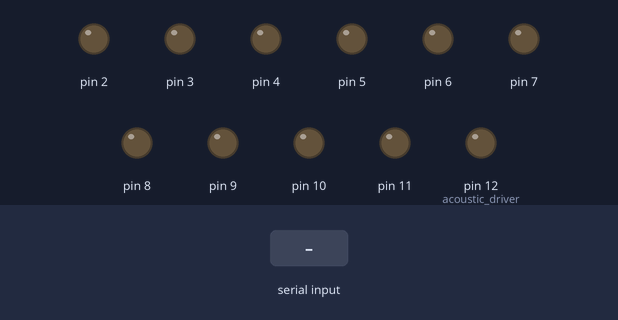
Bench run of a sketch on a simulated Arduino Uno, built with avr-gcc and run on an emulated ATmega328P. Parts: output pins drawn as LEDs (lit = HIGH). The inputs (shaded band) are chosen by the test bench. What the sketch prints to the serial monitor is not drawn.

Above: at 1.2 s.
1.3 s: "E90\n" received over Serial
At 1.7 s:
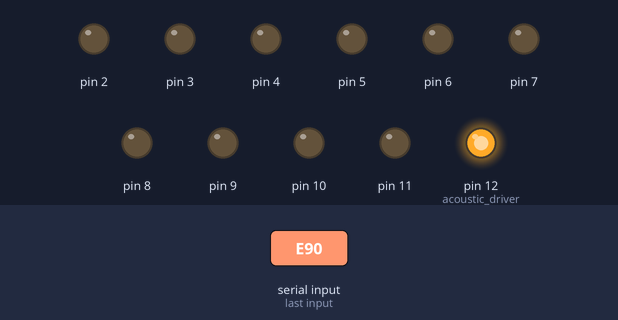
2.8 s: "M,45\n" received over Serial
At 4.0 s:
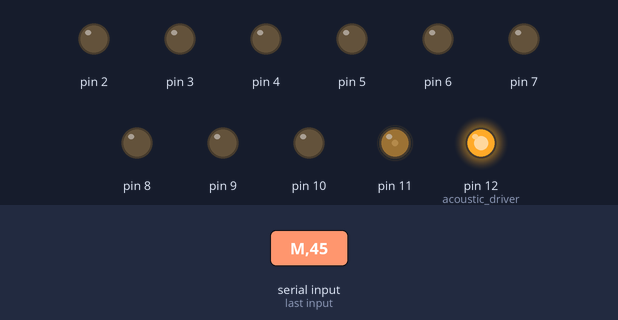
4.3 s: "E,45\n" received over Serial
At 5.3 s:
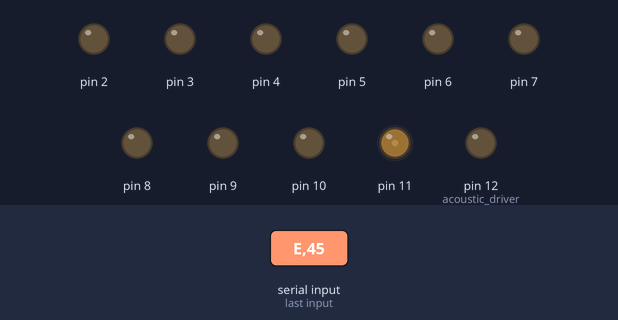
5.8 s: "E\n" received over Serial
At 6.3 s:
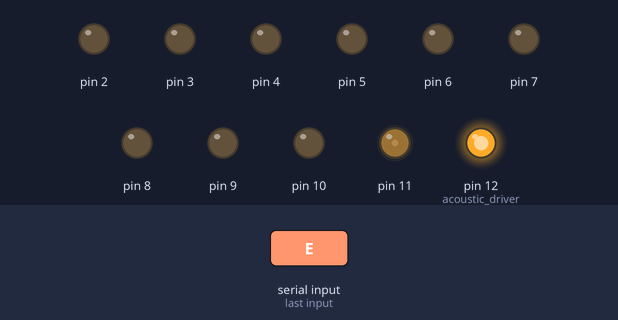
Timing chart, 0 to 8.3 s (numbered marks = the images above; inputs shaded):
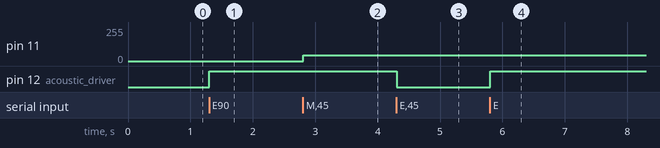

Measured:
- after the input at 1.3 s, pin 12 (acoustic_driver): LOW → HIGH at once
- after the input at 2.8 s, pin 11: 0/255 → 45/255 at once
- after the input at 4.3 s, pin 12 (acoustic_driver): HIGH → LOW at once
- after the input at 5.8 s, pin 12 (acoustic_driver): LOW → HIGH at once

The sketch:

coil_controller_v1.ino
```cpp
#define en_coil_1 6     // black pwm
#define en_coil_2 2     // brown pwm
#define en_coil_3 5     // green pwm
#define en_coil_4 7     // gray pwm
#define en_coil_5 3     // orange pwm
#define en_coil_6 4     // red pwm
#define en_coil_7 9     // orange pwm
#define en_coil_8 10    // green pwm
#define en_coil_9 8     // gray pwm
#define en_coil_10 11   // red pwm

#define in_a_coil_1 44
#define in_b_coil_1 45
#define in_a_coil_2 53
#define in_b_coil_2 52
#define in_a_coil_3 47
#define in_b_coil_3 46
#define in_a_coil_4 42
#define in_b_coil_4 43
#define in_a_coil_5 50
#define in_b_coil_5 51
#define in_a_coil_6 48
#define in_b_coil_6 49
#define in_a_coil_7 34
#define in_b_coil_7 35
#define in_a_coil_8 32
#define in_b_coil_8 33
#define in_a_coil_9 39
#define in_b_coil_9 38
#define in_a_coil_10 37
#define in_b_coil_10 36

#define acoustic_driver 12


const byte numChars = 7; // Form "X10010\n"
char receivedChars[numChars];   // an array to store the received data
boolean newData = false;
char coil_name;
char coil_num;
char coil_dir;
String pwm_read;
bool enable_state = 0;

class Coil{
  public:
    Coil(int pwm_pin, int d1_pin, int d2_pin);
    void set_pwm(int pwm_value);
    void set_dir(int dir);
    int pwm_pin;
    int d1;
    int d2;

  private:
};

Coil::Coil(int pwm_pin, int d1_pin, int d2_pin){
  pinMode(d1_pin, OUTPUT);
  pinMode(d2_pin, OUTPUT);
  pinMode(pwm_pin, OUTPUT);
  digitalWrite(d1_pin, HIGH);
  digitalWrite(d2_pin, LOW);
  analogWrite(pwm_pin, 0);
  this->pwm_pin = pwm_pin;
  this->d1 = d1_pin;
  this->d2 = d2_pin;

}

void Coil::set_pwm(int pwm_value){
  analogWrite(pwm_pin, pwm_value);
}
void Coil::set_dir(int dir){
  if (dir == 1){
    digitalWrite(d1, HIGH);
    digitalWrite(d2, LOW);
  }else{
    digitalWrite(d1, LOW);
    digitalWrite(d2, HIGH);
  }

}

// Setup Coils Objects for Control
Coil coil_1(en_coil_1, in_a_coil_1, in_b_coil_1);
Coil coil_2(en_coil_2, in_a_coil_2, in_b_coil_2);
Coil coil_3(en_coil_3, in_a_coil_3, in_b_coil_3);
Coil coil_4(en_coil_4, in_a_coil_4, in_b_coil_4);
Coil coil_5(en_coil_5, in_a_coil_5, in_b_coil_5);
Coil coil_6(en_coil_6, in_a_coil_6, in_b_coil_6);
Coil coil_7(en_coil_7, in_a_coil_7, in_b_coil_7);
Coil coil_8(en_coil_8, in_a_coil_8, in_b_coil_8);
Coil coil_9(en_coil_9, in_a_coil_9, in_b_coil_9);
Coil coil_10(en_coil_10, in_a_coil_10, in_b_coil_10);


void setup()
{
  // Setup Acoustic Controls
  pinMode(acoustic_driver,OUTPUT);
  // pinMode(phase_reset,OUTPUT);  // Button 3
  // pinMode(phase_up,OUTPUT);     // Button 2
  // pinMode(phase_down,OUTPUT);   // Button 1

  Serial.begin(9600, SERIAL_8N1);

}

void loop()
{
  recvWithEndMarker();
  if (newData == true){
    pwm_read = String(receivedChars).substring(2,5);
    coil_name = receivedChars[0];
    coil_num = receivedChars[1];
    coil_dir = receivedChars[5];
    Serial.println(coil_dir);

    if(receivedChars[0] == 'E'){
      // Enable Motor Driver
      if (enable_state){
        enable_state = 0;
      }else{
        enable_state = 1;
      }
      driver_enable(enable_state);
      Serial.println(enable_state);
      Serial.println("enable_state");
    }else if (coil_name == 'X'){
      if (coil_num == '1'){
        if  (coil_dir == '1'){
          coil_1.set_dir(1);
        }else{
          coil_1.set_dir(0);
        }
        coil_1.set_pwm(pwm_read.toInt());

        Serial.print("X Coil 1: ");
        Serial.println(pwm_read);
      }else{
        if  (coil_dir == '1'){
          coil_2.set_dir(1);
        }else{
          coil_2.set_dir(0);
        }
        coil_2.set_pwm(pwm_read.toInt());
        Serial.print("X Coil 2: ");
        Serial.println(pwm_read);
      }

    }else if(coil_name == 'Y'){
      if (coil_num == '1'){
        if  (coil_dir == '1'){
          coil_3.set_dir(1);
        }else{
          coil_3.set_dir(0);
        }
        coil_3.set_pwm(pwm_read.toInt());
        Serial.print("Y Coil 1: ");
        Serial.println(pwm_read);
      }else{
        if  (coil_dir == '1'){
          coil_4.set_dir(1);
        }else{
          coil_4.set_dir(0);
        }
        coil_4.set_pwm(pwm_read.toInt());
        Serial.print("Y Coil 2: ");
        Serial.println(pwm_read);
      }

    }else if(coil_name == 'Z'){
      if (coil_num == '1'){
        if  (coil_dir == '1'){
          coil_5.set_dir(1);
        }else{
          coil_5.set_dir(0);
        }
        coil_5.set_pwm(pwm_read.toInt());
        Serial.print("Z Coil 1: ");
        Serial.println(pwm_read);
      }else{
        if  (coil_dir == '1'){
          coil_6.set_dir(1);
        }else{
          coil_6.set_dir(0);
        }
        coil_6.set_pwm(pwm_read.toInt());
        Serial.print("Z Coil 2: ");
        Serial.println(pwm_read);
      }
    }else if(coil_name == 'M'){
      if (coil_num == '1'){
        if  (coil_dir == '1'){
          coil_7.set_dir(1);
        }else{
          coil_7.set_dir(0);
        }
        coil_7.set_pwm(pwm_read.toInt());
        Serial.print("M Coil 1: ");
        Serial.println(pwm_read);
      }else if(coil_num == '2'){
        if  (coil_dir == '1'){
          coil_8.set_dir(1);
        }else{
          coil_8.set_dir(0);
        }
        coil_8.set_pwm(pwm_read.toInt());
        Serial.print("M Coil 2: ");
        Serial.println(pwm_read);
      }else if(coil_num == '3'){
        if  (coil_dir == '1'){
          coil_9.set_dir(1);
        }else{
          coil_9.set_dir(0);
        }
        coil_9.set_pwm(pwm_read.toInt());
        Serial.print("M Coil 3: ");
        Serial.println(pwm_read);
      }else{
        if  (coil_dir == '1'){
          coil_10.set_dir(1);
        }else{
          coil_10.set_dir(0);
        }
        coil_10.set_pwm(pwm_read.toInt());
        Serial.print("M Coil 4: ");
        Serial.println(pwm_read);
      }
    }
    newData = false;
  }
}

void recvWithEndMarker() {
    static byte ndx = 0;
    char endMarker = '\n';
    char rc;

    while (Serial.available() > 0 && newData == false) {
        rc = Serial.read();
        Serial.println(rc);
        if (rc != endMarker) {
            receivedChars[ndx] = rc;
            ndx++;
            if (ndx >= numChars) {
                ndx = numChars - 1;
            }
        }
        else {
            receivedChars[ndx] = '\0'; // terminate the string
            ndx = 0;
            newData = true;
        }
    }
}

void button_press(int pin){
  digitalWrite(pin, HIGH);
  delay(50);
  digitalWrite(pin, LOW);
}

void driver_enable(bool enable_state){
  if (enable_state){
    digitalWrite(acoustic_driver, HIGH);
  }else{
    digitalWrite(acoustic_driver, LOW);
  }
}
```
